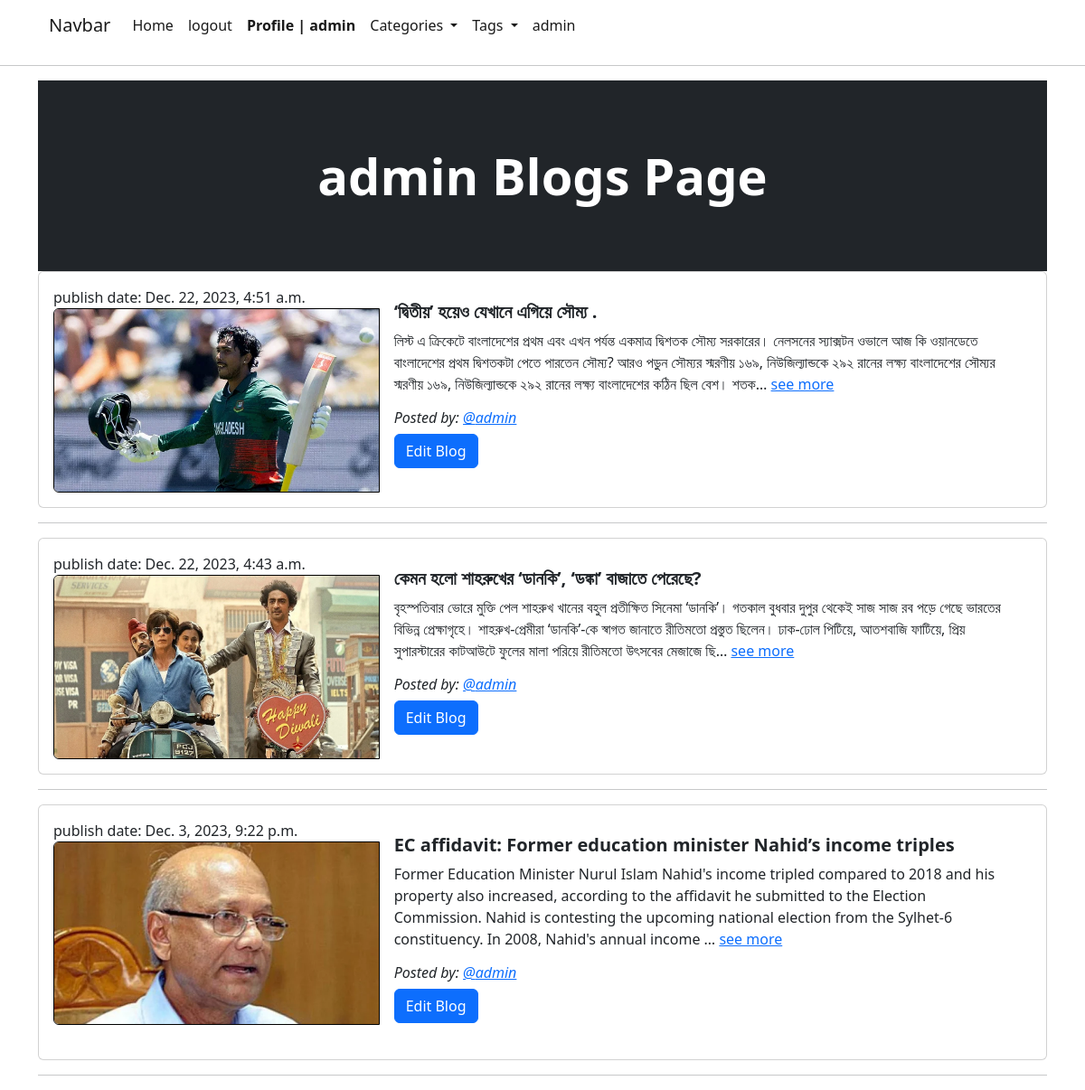
/my-Blogs/ (signed in), run on the app's committed database.
### App_Blog/models.py (models this page shows, shortened)
class Blog(models.Model):
    author = models.ForeignKey(
        User, related_name='post_author', on_delete=models.CASCADE)
    catagori_name = models.ForeignKey(
        Catagory, related_name='catagori_blog', on_delete=models.CASCADE, blank=True, null=True)
    blog_title = models.CharField(max_length=1000)
    tags = models.ManyToManyField(Tag,blank=True, related_name='tag_blogs')
    slug = AutoSlugField(populate_from='blog_title', unique=True)
    blog_content = models.TextField(blank=True, null=True)
    blog_image = models.ImageField(
        upload_to='Uploaded/Blog_App/Blog_Posts_Image')
    publish_date = models.DateTimeField(auto_now_add=True)
    updated_at = models.DateTimeField(auto_now=True)
    class Meta:
        ordering = ['-publish_date']
        verbose_name = 'Blog'
        verbose_name_plural = 'Blogs'

### App_Blog/views.py (the view)
# urls.py: path('my-Blogs/', views.myBlogs.as_view(), name='myblogs'),
class myBlogs(LoginRequiredMixin,TemplateView):
    template_name = 'App_Blog/myblogs.html'

### App_Blog/context_processors.py (called while the page is built)
def get_all_categories(request):
    categories = Catagory.objects.all().order_by('name')
    return {'all_categories': categories}

def get_all_tags(request):
    tags = Tag.objects.all().order_by('name')
    return {'all_tags': tags}

### templates/App_Blog/myblogs.html (shortened to what this page needs)
{% extends "Base/base.html" %}
{% block content %}
<header class="bg-dark py-5">
    <div class="container px-3 px-lg-4 my-4">
        <div class="text-center text-white">
            <h1 class="display-4 fw-bolder">{{user}} Blogs Page</h1>
        </div>
    </div>
</header>
{% for i in user.post_author.all %}
<div class="card mb-3">
<div class="row g-0 p-3">
    <div class="col-md-4">
        publish date: {{i.publish_date}}
        <img src="{{i.blog_image.url}}" style="border: 1px solid black;" class="img-fluid rounded-start" alt="...">
    </div>
    <div class="col-md-8">
        <div class="card-body">
            <h5 class="card-title"> <b>{{i.blog_title}}</b></h5>
            <p class="card-text">{{i.blog_content|truncatechars:300 }} <a href="{% url 'blogdetails' i.slug %}">see more</a></p>
            <h6> <i> Posted by: <a href="#">@{{i.author}}</a></i></h6>
            <h4><a class="btn btn-primary" href="{% url 'updateblog' i.pk %}">Edit Blog</a></h4>
          </div>
    </div>
</div>
</div>
<hr>
{% endfor %}
{% endblock content %}

### templates/Base/base.html (shortened to what this page needs)
<!DOCTYPE html>
<html lang="en">
<head>
  <link href="https://cdn.jsdelivr.net/npm/bootstrap@5.2.1/dist/css/bootstrap.min.css" rel="stylesheet"
 />
</head>
<body>
  <header>
    <div class="container">
      <nav class="navbar navbar-expand-lg bg-body-tertiary">
        <div class="container-fluid">
          <a class="navbar-brand" href="#">Navbar</a>
          <div class="collapse navbar-collapse" id="navbarNavDropdown">
            <ul class="navbar-nav">
              <li class="nav-item">
                <a class="nav-link active" aria-current="page" href="{% url 'home' %}">Home</a>
              </li>
              {% if request.user.is_authenticated %}
              <li class="nav-item">
                <a class="nav-link active" aria-current="page" href="{% url 'signout-url' %}">logout</a>
              </li>
              {% endif %}
              <li class="nav-item">
                <a class="nav-link active" aria-current="page" href="{% url 'profile-url' %}"><b> Profile |
                    {{request.user.username}}</b></a>
              </li>
              <li class="nav-item dropdown">
                <a class="nav-link active dropdown-toggle" href="#" role="button" data-bs-toggle="dropdown"
                  aria-expanded="false">
                  Categories
                </a>
              </li>
              <li class="nav-item dropdown">
                <a class="nav-link active dropdown-toggle" href="#" role="button" data-bs-toggle="dropdown"
                  aria-expanded="false">
                  Tags
                </a>
              </li>
              <li class="nav-item">
                <a class="nav-link active" aria-current="page" target="_blank" href="/admin/">admin</a>
              </li>
            </ul>
          </div>
        </div>
      </nav>
    </div>
  </header>
  <hr>
  <main>
    <div class="container">{% block content %} {% endblock content %}</div>
  </main>
</body>
</html>

### data on the page
Blog: publish_date "Dec. 22, 2023, 4:51 a.m.", blog_image (picture), blog_title "‘দ্বিতীয়’ হয়েও যেখানে এগিয়ে সৌম্য .", blog_content "লিস্ট এ ক্রিকেটে বাংলাদেশের প্রথম এবং এখন পর্যন্ত একমাত্র দ্বিশতক সৌম্য সরকারের। নেলসনের স্যাক্সটন ওভালে আজ কি ওয়ানডেতে বাংলাদেশের প্রথম দ্বিশতকটা পেতে পারতেন সৌম্য? আরও পড়ুন সৌম্যর স্মরণীয় ১৬৯, নিউজিল্যান্ডকে ২৯২ রানের লক্ষ্য বাংলাদেশের সৌম্যর স্মরণীয় ১৬৯, নিউজিল্যান্ডকে ২৯২ রানের লক্ষ্য বাংলাদেশের কঠিন ছিল বেশ। শতক…", author "admin"
Blog: publish_date "Dec. 22, 2023, 4:43 a.m.", blog_image (picture), blog_title "কেমন হলো শাহরুখের ‘ডানকি’, ‘ডঙ্কা’ বাজাতে পেরেছে?", blog_content "বৃহস্পতিবার ভোরে মুক্তি পেল শাহরুখ খানের বহুল প্রতীক্ষিত সিনেমা ‘ডানকি’। গতকাল বুধবার দুপুর থেকেই সাজ সাজ রব পড়ে গেছে ভারতের বিভিন্ন প্রেক্ষাগৃহে। শাহরুখ-প্রেমীরা ‘ডানকি’-কে স্বাগত জানাতে রীতিমতো প্রস্তুত ছিলেন। ঢাক-ঢোল পিটিয়ে, আতশবাজি ফাটিয়ে, প্রিয় সুপারস্টারের কাটআউটে ফুলের মালা পরিয়ে রীতিমতো উৎসবের মেজাজে ছি…", author "admin"
Blog: publish_date "Dec. 3, 2023, 9:22 p.m.", blog_image (picture), blog_title "EC affidavit: Former education minister Nahid’s income triples", blog_content "Former Education Minister Nurul Islam Nahid's income tripled compared to 2018 and his property also increased, according to the affidavit he submitted to the Election Commission. Nahid is contesting the upcoming national election from the Sylhet-6 constituency. In 2008, Nahid's annual income …", author "admin"

### other printed values
{{ request.user.username }} "admin"
{{ user }} "admin"
